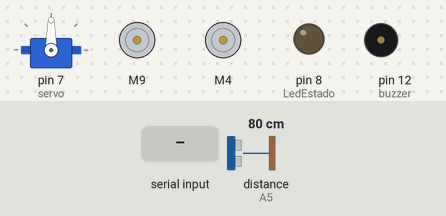
A sketch run on a simulated Arduino Nano, built with avr-gcc and run on an emulated ATmega328P. Shown: servo, 2 × DC motor (green arrow = forward, orange = backward, longer = faster), output pins drawn as LEDs (lit = HIGH), buzzer (waves = sounding). The test bench sets the inputs (shaded band); at power-on: distance to the obstacle (sensor on A5) 80 cm. The echo pulse lasts 58.3 µs per cm.

Above: at 1.7 s.
1.8 s: "a" received over the second serial link
At 1.98 s:
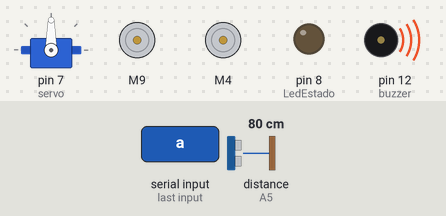
4.8 s: "A" received over the second serial link
At 5.3 s:
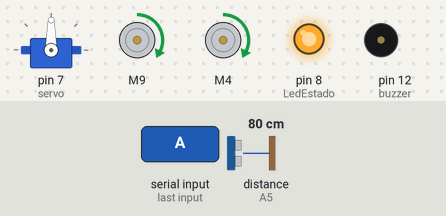
6.5 s: "V" received over the second serial link
At 7.1 s:
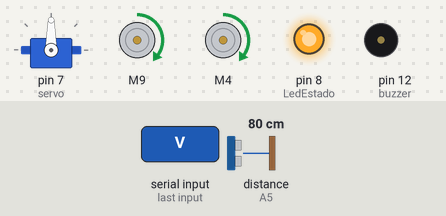
8.3 s: distance to the obstacle (sensor on A5) set to 23 cm
9.8 s: distance to the obstacle (sensor on A5) set to 19 cm
At 10.9 s:
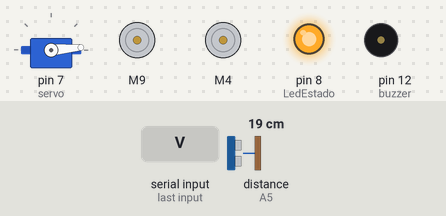
12.8 s: "a" received over the second serial link
At 16.0 s:
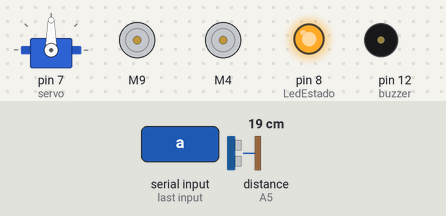
Timing chart, 0 to 16.8 s (numbered marks = the images above; inputs shaded):
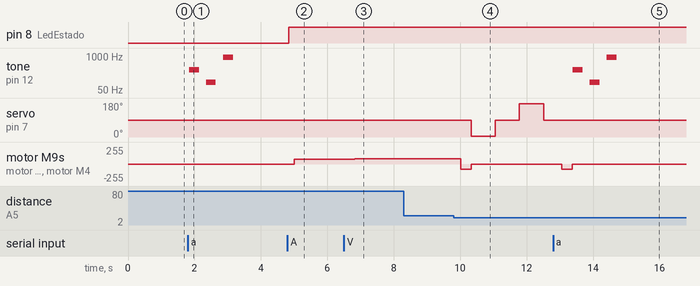

Measured:
- the behaviour switches between 21 and 20 cm on distance to the obstacle (sensor on A5) (found by bisection; images 3 and 4)
- after the input at 1.8 s, tone on pin 12 (buzzer): plays 300 Hz for 0.30 s, 100 Hz for 0.30 s, 900 Hz for 0.30 s, starting at once
- after the input at 4.8 s, pin 8 (LedEstado): LOW → HIGH after 0.05 s; motor M9, motor M4: stopped → forward 70/255 after 0.21 s
- after the input at 6.5 s, motor M9, motor M4: forward 70/255 → forward 80/255 after 0.33 s
- after the input at 8.3 s, every drawn part: stays the same
- after the input at 9.8 s, servo on pin 7 (servo): 90° → 5° after 0.53 s, → 90° 0.73 s later, → 175° 0.72 s later, → 90° 0.73 s later; motor M9, motor M4: forward 80/255 → backward 80/255 after 0.22 s, → stopped 0.31 s later
- after the input at 12.8 s, tone on pin 12 (buzzer): plays 300 Hz for 0.30 s, 100 Hz for 0.30 s, 900 Hz for 0.30 s, starting after 0.59 s; servo on pin 7 (servo): stays 90° (without the input it goes to 5° after 1.0 s); motor M9, motor M4: goes on until 13.4 s, then stays stopped

The sketch:

MarsRoverArduino.ino
```cpp
//Programa : Robô Controlado por Bluetooth que Toca Buzina e Música.
//Controle 2 motores DC usando Ponte H L298N

/*
                      +-----+
         +------------| USB |------------+
         |            +-----+            |
    B5   | [ ]D13/SCK        MISO/D12[Z] |   B4
         | [ ]3.3V           MOSI/D11[H]~|   B3
         | [ ]V.ref     ___    SS/D10[H]~|   B2
    C0   | [ ]A0       / N \       D9[H]~|   B1
    C1   | [ ]A1      /  A  \      D8[L] |   B0
    C2   | [ ]A2      \  N  /      D7[S] |   D7
    C3   | [ ]A3       \_0_/       D6[B]~|   D6
    C4   | [D]A4/SDA               D5[B]~|   D5
    C5   | [D]A5/SCL               D4[H] |   D4
         | [ ]A6              INT1/D3[H]~|   D3
         | [ ]A7              INT0/D2[H] |   D2
         | [ ]5V                  GND[ ] |
    C6   | [ ]RST                 RST[ ] |   C6
         | [ ]GND   5V MOSI GND   TX1[ ] |   D0
         | [ ]Vin   [ ] [ ] [ ]   RX1[ ] |   D1
         |          [ ] [ ] [ ]          |
         |          MISO SCK RST         |
         | NANO-V3                       |
         +-------------------------------+

         http://busyducks.com/ascii-art-arduinos
*/

#include <NewPing.h> //#define TIMER_ENABLED false // Set to "false" to disable the timer ISR (if getting "__vector_7" compile errors set this to false). Default=true
#include <Servo.h>
#include <SoftwareSerial.h>
#include <L298N.h>

//====================
// [D] Distance Sensor
//====================
#define TRIG_PIN A4
#define ECHO_PIN A5
#define MIN_DISTANCE 20
#define MAX_DISTANCE 400
NewPing sonar(TRIG_PIN, ECHO_PIN, MAX_DISTANCE);

//========================================================
// [B] Bluetooth
// Definição de um objeto SoftwareSerial.
// Usaremos os pinos 5 e 6, como RX e TX, respectivamente.
// Isto evita o erro do Avrdude
//========================================================
#define RX 5
#define TX 6
SoftwareSerial serial(RX, TX);

//==================================================
// [S] pino de controle do servo conectado ao pino 7
//==================================================
#define servo 7
Servo myservo;

//=========================================
// [L] Criando variável para o led vermelho
//=========================================
#define LedEstado 8

//======================================================
// [H] H-Bridge
// Definicoes pinos Arduino ligados a entrada da Ponte H
//======================================================
//Motor A
#define ENA 11
#define IN1 9
#define IN2 10

//Motor B
#define ENB 3
#define IN3 4
#define IN4 2

//===========================
// create the motor instances
//===========================
L298N motorA(ENA, IN1, IN2);
L298N motorB(ENB, IN3, IN4);

//================================
// [Z] Buzzer conectado ao pino 12
//================================
#define buzzer 12

//=======================
// melodia do MARIO THEME
//=======================
int melodia[] = {660, 660, 660, 510, 660, 770, 380};

//=====================
// duração de cada nota
//=====================
int duracaodasnotas[] = {100, 100, 100, 100, 100, 100, 100};

//pausa depois das notas
int pausadepoisdasnotas[] = {150, 300, 300, 100, 300, 550, 575};

//=======================
//constants won't change:
//=======================
const long interval = 20; // interval at which to blink (milliseconds)

//=================
// Varáveis Globais
//=================
float duration, distance;
int iterations = 5;
int autoMode = 0; //Indica quando o modo autônomo está ativado.
int velocidade = 70; //Velocidade dos Motores

void setup()
{
  //===========================================
  // Sets the baud for serial data transmission
  //===========================================
  serial.begin(9600);

  //================
  // [S] Servo Motor
  //================
  myservo.attach(servo); // Liga controle do servo
  myservo.write(90); // Movimenta o servo para a posição inicial
  pausa(500); // Aguarda o termino do movimento
  myservo.detach(); // Desliga o controle do servo

  //=============================
  // Pino 8 do arduino como saída
  //=============================
  pinMode(LedEstado, OUTPUT);

  //===============================
  //Define a velocidade dos motores
  //===============================
  motorA.setSpeed(velocidade); //Para bateria carregada, usar valor = 70
  motorB.setSpeed(velocidade); //Para bateria carregada, usar valor = 70

  //============================================
  // Pino 12 do arduino como saída para o Buzzer
  //============================================
  pinMode(buzzer, OUTPUT);
}

void loop()
{
  //Criando uma variável do tipo caracter para receber o comando
  static char cmd;

  if (autoMode == 0) //MODO BLUETOOTH
  {
    //Variável 'cmd' recebe o valor da porta Serial
    cmd = serial.read();

    pausa(interval);

    switch (cmd)
    {
      case 'A' : //Se 'A' for recebido, define o modo autônomo
        //Mensagem será enviada para o módulo HC-06 e daí para o Android.
        serial.println("Autonomous Mode");

        // Define Modo Autônomo
        autoMode = 1;
        break;

      case 'a' : //Se 'a' for recebido, define o modo manual
        //Mensagem será enviada para o módulo HC-06 e daí para o Android.
        serial.println("Manual Mode");

        // Define Modo Manual
        autoMode = 0;

        //Move Stop
        moveStop();

        //Play the Buzzer
        playBuzzer();
        break;

      case 'F' : //Se 'F' for recebido, vai para Frente
        //Mensagem será enviada para o módulo HC-06 e daí para o Android.
        serial.println("Move Forward");

        // Move Forward
        moveForward();

        //Acende o LED.
        digitalWrite(LedEstado, HIGH);
        break;

      case 'T' : //Se 'T' for recebido, vai para Trás
        //Mensagem será enviada para o módulo HC-06 e daí para o Android.
        serial.println("Move Backward");

        //Move Backward
        moveBackward();

        //Acende o LED.
        digitalWrite(LedEstado, HIGH);
        break;

      case 'E' : //Se 'E' for recebido, vira para Esquerda
        //Mensagem será enviada para o módulo HC-06 e daí para o Android.
        serial.println("Move Left");

        //Move Left
        turnLeft();

        //Acende o LED.
        digitalWrite(LedEstado, HIGH);
        break;

      case 'D' : //Se 'D' for recebido, vira para Direita
        //Mensagem será enviada para o módulo HC-06 e daí para o Android.
        serial.println("Move Right");

        //Move Right
        turnRight();

        //Acende o LED.
        digitalWrite(LedEstado, HIGH);
        break;

      case 'P' : //Se 'P' for recebido, Pára o Movimento
        //Mensagem será enviada para o módulo HC-06 e daí para o Android.
        serial.println("Stop the Move");

        //Move Stop
        moveStop();

        //Apaga o LED.
        digitalWrite(LedEstado, LOW);
        break;

      case 'B' : //Se 'B' for recebido, Toca a Buzina
        //Mensagem será enviada para o módulo HC-06 e daí para o Android.
        serial.println("Play the Buzzer");

        //Play the Buzzer
        playBuzzer();
        break;

      case 'M' : //Se 'M' for recebido, Toca a Música
        //Mensagem será enviada para o módulo HC-06 e daí para o Android.
        serial.println("Play the Music");

        //Play Super Mario Theme
        playSuperMarioTheme();
        break;

      case 'V' : //Se 'V' for recebido, Aumenta a Velocidade
        //Mensagem será enviada para o módulo HC-06 e daí para o Android.
        serial.print("Velocidade: ");
        serial.println(velocidade);

        //Aumenta a Velocidade
        velocidade += 10;
        if (velocidade > 250)
        {
          velocidade = 250;
        }

        //=================================
        //Redefine a velocidade dos motores
        //=================================
        motorA.setSpeed(velocidade); //Para bateria carregada, usar valor = 70
        motorB.setSpeed(velocidade); //Para bateria carregada, usar valor = 70
        break;

      case 'v' : //Se 'v' for recebido, Diminui a Velocidade
        //Mensagem será enviada para o módulo HC-06 e daí para o Android.
        serial.print("Velocidade: ");
        serial.println(velocidade);

        //Aumenta a Velocidade
        velocidade -= 10;
        if (velocidade < 0)
        {
          velocidade = 0;
        }

        //=================================
        //Redefine a velocidade dos motores
        //=================================
        motorA.setSpeed(velocidade); //Para bateria carregada, usar valor = 70
        motorB.setSpeed(velocidade); //Para bateria carregada, usar valor = 70
        break;
    }
  }
  else if (autoMode == 1) //MODO AUTÔNOMO
  {
    //Variável 'cmd' recebe o valor da porta Serial
    cmd = serial.read();

    switch (cmd)
    {
      case 'A' : //Se 'A' for recebido, define o modo Autônomo
        //Mensagem será enviada para o módulo HC-06 e daí para o Android.
        serial.println("Autonomous Mode");

        // Define Modo Autônomo
        autoMode = 1;
        break;

      case 'a' : //Se 'a' for recebido, define o modo manual
        //Mensagem será enviada para o módulo HC-06 e daí para o Android.
        serial.println("Manual Mode");

        // Define Modo Manual
        autoMode = 0;

        //Move Stop
        moveStop();

        //Play the Buzzer
        playBuzzer();

        //        //Retorna Servo para posição inicial
        //        myservo.write(90);
        break;

      case 'V' : //Se 'V' for recebido, Aumenta a Velocidade
        //Mensagem será enviada para o módulo HC-06 e daí para o Android.
        serial.print("Velocidade: ");
        serial.println(velocidade);

        //Aumenta a Velocidade
        velocidade += 10;
        if (velocidade > 250)
        {
          velocidade = 250;
        }

        //=================================
        //Redefine a velocidade dos motores
        //=================================
        motorA.setSpeed(velocidade); //Para bateria carregada, usar valor = 70
        motorB.setSpeed(velocidade); //Para bateria carregada, usar valor = 70
        break;

      case 'v' : //Se 'v' for recebido, Diminui a Velocidade
        //Mensagem será enviada para o módulo HC-06 e daí para o Android.
        serial.print("Velocidade: ");
        serial.println(velocidade);

        //Aumenta a Velocidade
        velocidade -= 10;
        if (velocidade < 0)
        {
          velocidade = 0;
        }

        //=================================
        //Redefine a velocidade dos motores
        //=================================
        motorA.setSpeed(velocidade); //Para bateria carregada, usar valor = 70
        motorB.setSpeed(velocidade); //Para bateria carregada, usar valor = 70
        break;
    }
  }

  if (autoMode == 1)
  {
    digitalWrite(LedEstado, HIGH); //Acende o LED quando o robô entrar  no modo autônomo.
    obstacleavoidance();
  }
}

void obstacleavoidance()
{
  //==========================================
  // Realiza uma primeira leitura de distância
  //==========================================
  distance = readPing();

  float distanceR = 0;
  float distanceL =  0;

  if (distance <= MIN_DISTANCE)
  {
    moveStop();
    moveBackward();

    //Recua por 300 milisegundos e pára
    pausa(300);

    moveStop();

    //Verifica distância à direita
    distanceR = lookSide(5);

    //Espera 200 milisegundos
    pausa(200);

    //Verifica distância à esquerda
    distanceL = lookSide(175);

    if (distanceR >= distanceL && distanceR > MIN_DISTANCE)
    {
      serial.print("Distancia do obstaculo a DIREITA: ");
      serial.println(distanceR);

      turnRight();
      pausa(350);
      moveStop();
    }
    else if (distanceL > MIN_DISTANCE)
    {
      serial.print("Distancia do obstaculo a ESQUERDA: ");
      serial.println(distanceL);

      turnLeft();
      pausa(350);
      moveStop();
    }
    else
    {
      serial.print("Distancia do obstaculo a FRENTE: ");
      serial.println(distance);

      moveBackward();
      pausa(300);
      moveStop();
    }
  }
  else
  {
    serial.print("Distancia do obstaculo a FRENTE: ");
    serial.println(distance);

    moveForward();
  }
}

// Olha para o Lado
float lookSide(int angulo)
{
  myservo.attach(servo); // Liga controle do servo
  myservo.write(angulo);

  //delay(100) - tempAux
  pausa(100);

  float distance = readPing();

  //delay(500) - tempAux
  pausa(500);

  //Retorna Servo para posição inicial
  myservo.write(90);
  pausa(500);
  myservo.detach(); // Desliga o controle do servo

  return distance;
}

// Lê Objetos Próximos
float readPing()
{
  duration = sonar.ping_median(iterations);

  // Determine distance from duration
  // Use 343 metres per second as speed of sound
  distance = (duration / 2) * 0.0343;

  return distance;
}

void pausa(unsigned int milisegundos)
{
  volatile unsigned long compara = 0;
  volatile int contador = 0;
  do
  {
    if (compara != millis())
    {
      contador++;
      compara = millis();
    }
  } while (contador <= milisegundos);
  return;
}

void moveStop()
{
  //Move Stop
  motorA.stop();
  motorB.stop();
}

void moveForward()
{
  // Move Forward
  motorA.forward();
  motorB.forward();
}

void moveBackward()
{
  //Move Backward
  motorA.backward();
  motorB.backward();
}

void turnRight()
{
  //Move Right
  motorA.forward();
  motorB.backward();
}

void turnLeft()
{
  //Move Left
  motorA.backward();
  motorB.forward();
}

void playBuzzer()
{
  /*
    o número 12 indica que o pino positivo do buzzer está na porta 12
    o número 300 é a frequência que será tocado
    o número 300 é a duração do som
  */
  //aqui sai o som
  tone(buzzer, 300, 300);

  //delay(500)
  pausa(500);

  //aqui sai o som
  tone(buzzer, 100, 300);

  //delay(500);
  pausa(500);

  //aqui sai o som
  tone(buzzer, 900, 300);

  //delay(500);
  pausa(500);
}

void playSuperMarioTheme()
{
  //for para tocar as 6 primeiras notas começando no 0 até 6 ++ incrementado
  for (int nota = 0; nota < 6; nota++)
  {
    int duracaodanota = duracaodasnotas[nota];
    tone(buzzer, melodia[nota], duracaodanota);
    pausa(pausadepoisdasnotas[nota]);
  }

  noTone(buzzer);
}
```
